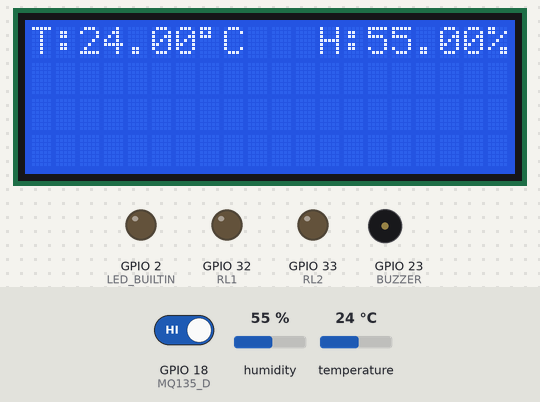
A program run on a simulated ESP32. Shown: 20×4 character LCD, output pins drawn as LEDs (lit = HIGH), buzzer (waves = sounding, pin HIGH). The test bench sets the inputs (shaded band); at power-on: temperature 24 °C, humidity 55 %, GPIO 18 (MQ135_D) HIGH. WiFi joins after 1.5 s; servers stay silent unless stated; what the program prints to the serial monitor is not drawn.

Above: at 9.5 s.
9.6 s: temperature set to 0 °C
At 11.2 s:
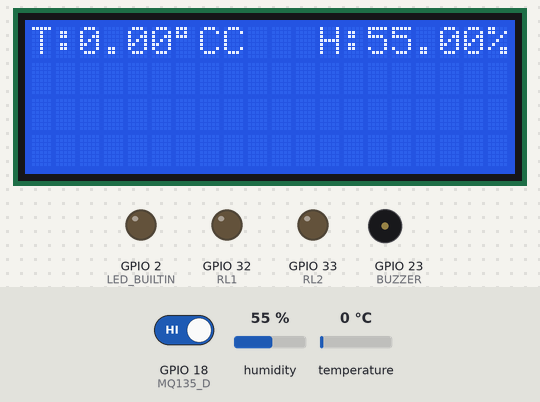
11.8 s: humidity set to 74 %
At 13.1 s:
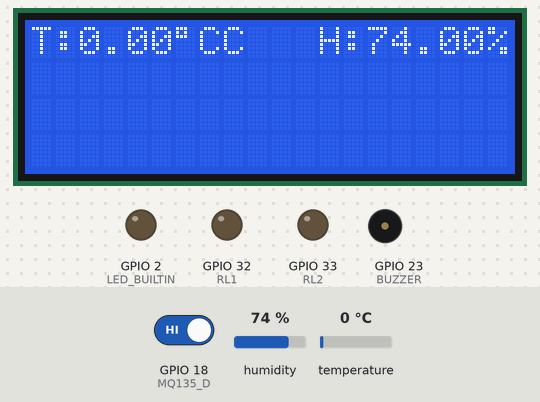
13.8 s: humidity set to 77 %
At 14.9 s:
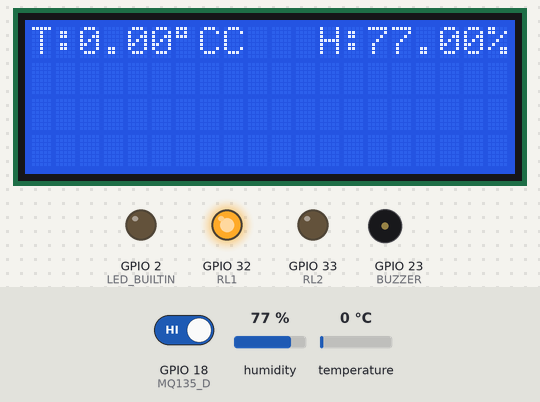
15.8 s: GPIO 18 (MQ135_D) driven LOW
At 17.0 s:
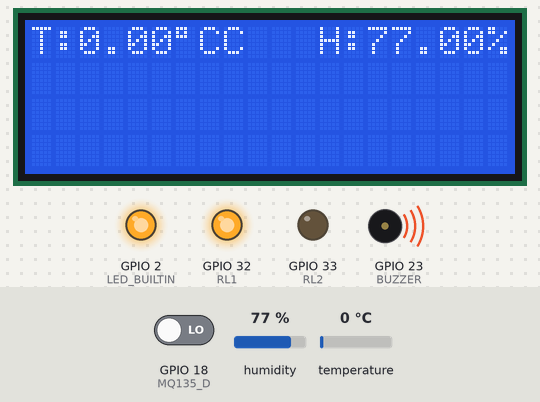
17.3 s: humidity set to 22 %
At 18.9 s:
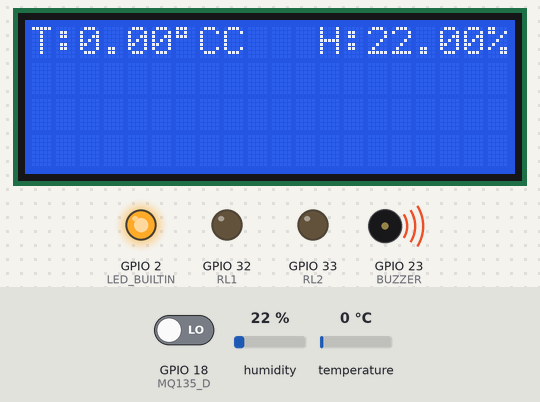
19.9 s: temperature set to 12 °C
At 20.8 s:
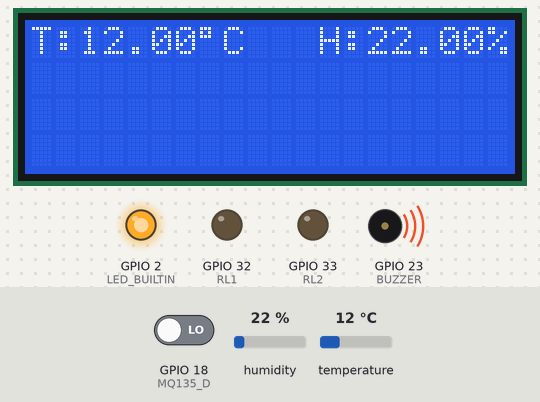
Timing chart, 0 to 22.9 s (numbered marks = the images above; inputs shaded):
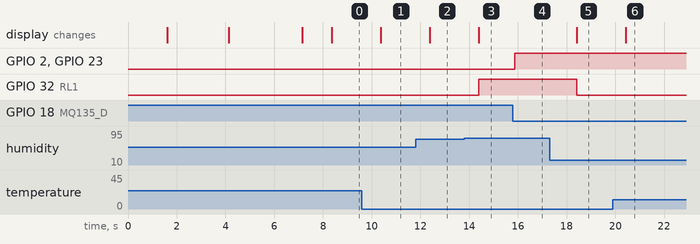

The program:

main.cpp
```cpp
#include <Arduino.h>
#include <WiFi.h>
#include <WebServer.h>
#include <DHT.h>
#include <Wire.h>
#include <LiquidCrystal_I2C.h>
#include <HardwareSerial.h>
#include <WebServer.h>


boolean readPMSdata(Stream *s);
void lcd_Init();
void wifi_Init();
void GSM_Init();
void send_Sms();
void send_SMS(String sms);
void server_Init();
void handle_OnConnect();
void handle_NotFound();
void check_MQ135();
void check_DHT11();
void check_PMS();
String SendHTML(int val1, int val2, int val3);
#define BUZZER 23
#define MQ135_D 18
#define DHT_SENSOR_PIN  19 // ESP32 pin GIOP23 connected to DHT22 sensor
#define DHT_SENSOR_TYPE DHT22
#define RL1 32
#define RL2 33
// Serial Port connections for PMS Sensor
// #define RXD2 16 // To PMSsensor TXD
// #define TXD2 17 // To PMS sensor RXD

bool ledState = 0;
bool buzzerState = 0;
bool gasDetect = 0;
bool alert = 0;
bool RL1State = 0;
bool RL2State = 0;
const char* ssid = "A3a.10";
const char* password = "888888Aa";
char default_num[13] = {'+', '8', '4', '9', '6', '7', '9', '9', '2', '2', '9', '8' };
float humi = 0, tempC = 0, tempF = 0;

struct pms5003data {
  uint16_t framelen;
  uint16_t pm10_standard, pm25_standard, pm100_standard;
  uint16_t pm10_env, pm25_env, pm100_env;
  uint16_t particles_03um, particles_05um, particles_10um, particles_25um, particles_50um, particles_100um;
  uint16_t unused;
  uint16_t checksum;
};
struct pms5003data data;

DHT dht_sensor(DHT_SENSOR_PIN, DHT_SENSOR_TYPE);
LiquidCrystal_I2C lcd(0x27,20,4);
WebServer server(80);


void setup()
{
  pinMode(MQ135_D, INPUT);
  pinMode(LED_BUILTIN, OUTPUT);
  pinMode(BUZZER, OUTPUT);
  pinMode(RL1, OUTPUT);
  pinMode(RL2,OUTPUT);
  digitalWrite(BUZZER, LOW);
  digitalWrite(RL1, LOW);
  digitalWrite(RL2, LOW);

  Serial.begin(9600);
  dht_sensor.begin();
  Serial2.begin(9600);

  lcd_Init();
  wifi_Init();
  GSM_Init();
  server_Init();
}

void loop() {
  check_MQ135();
  check_DHT11();
  check_PMS();
  server.handleClient();
}
void lcd_Init(){
  lcd.init();
  lcd.backlight();
  lcd.cursor_off();
  lcd.setCursor(1,0);
  lcd.print("LE DUNG - 1912950");
  lcd.setCursor(6,2);
  lcd.print("Project 2");
  delay(1500);
}

void wifi_Init(){
  lcd.clear();
  lcd.setCursor(0,0);
  lcd.print("Initializing....");
  delay(1000);
  WiFi.begin(ssid, password);
  while (WiFi.status() != WL_CONNECTED);
  lcd.setCursor(0,1);
  lcd.print("WiFi connected..!");
  lcd.setCursor(0,2);
  lcd.print("IP:");
  lcd.print(WiFi.localIP());
  delay(3000);
  lcd.clear();
}

void GSM_Init(){
  Serial.println("AT+CMGF=1"); // Configuring TEXT mode
  delay(100);
  Serial.println("AT&W");
  delay(100);
}

void send_SMS(String sms)
{
  Serial.print("AT+CMGS=\"");
  Serial.print(default_num);
  Serial.println("\"");
  delay(200);
  Serial.print(sms); //text content
  Serial.write(26);
}

void server_Init(){
  server.on("/", handle_OnConnect);
  server.onNotFound(handle_NotFound);
  server.begin();
  delay(1000);

}

void handle_OnConnect(){
  server.send(200, "text/html", SendHTML(data.pm10_env, data.pm25_env, data.pm100_env));
}

void handle_NotFound(){
  server.send(404, "text/plain", "Not found");
}

String SendHTML(int val1, int val2, int val3){
  String ptr = "<!DOCTYPE html> <html>\n";
  ptr += "<head><meta name=\"viewport\" content=\"width=device-width, initial-scale=1.0, user-scalable=no\">\n";
  ptr += "<title>Wireless Weather Station</title>\n";
  ptr += "<style>html { font-family: Helvetica; display: inline-block; margin: 0px auto; text-align: center;}\n";
  ptr += "body{margin-top: 50px;} h1 {color: #444444;margin: 50px auto 30px;}\n";
  ptr += "p {font-size: 24px;color: #444444;margin-bottom: 10px;}\n";
  ptr += "</style>\n";
  ptr += "<script>\n";
  ptr += "setInterval(loadDoc,1000);\n";
  ptr += "function loadDoc() {\n";
  ptr += "var xhttp = new XMLHttpRequest();\n";
  ptr += "xhttp.onreadystatechange = function() {\n";
  ptr += "if (this.readyState == 4 && this.status == 200) {\n";
  ptr += "document.body.innerHTML =this.responseText}\n";
  ptr += "};\n";
  ptr += "xhttp.open(\"GET\", \"/\", true);\n";
  ptr += "xhttp.send();\n";
  ptr += "}\n";
  ptr += "</script>\n";
  ptr += "</head>\n";
  ptr += "<body>\n";
  ptr += "<div id=\"webpage\">\n";
  ptr += "<h1>Particulate Matter Monitoring</h1>\n";

  ptr += "<p>PM1.0: ";
  ptr += val1;
  ptr += " ug/m3</p>";

  ptr += "<p>PM2.5: ";
  ptr += val2;
  ptr += " ug/m3</p>";

  ptr += "<p>PM10: ";
  ptr += val3;
  ptr += " ug/m3</p>";

  ptr += "</div>\n";
  ptr += "</body>\n";
  ptr += "</html>\n";
  return ptr;
}


void check_MQ135(){
  if (!digitalRead(MQ135_D) &&  gasDetect == 0 && alert == 0)
  {
    delay(50);
    if (!digitalRead(MQ135_D))
    {
      gasDetect = 1;
      digitalWrite(LED_BUILTIN, HIGH);
      ledState = 1;
      digitalWrite(BUZZER, HIGH);
      buzzerState = 1;
      send_SMS("Gas detected!");
      alert = 1;
    }
  }

  if (digitalRead(MQ135_D) && gasDetect == 1)
  {
    delay(50);
  if (digitalRead(MQ135_D))
    {
      gasDetect = 0;
      digitalWrite(LED_BUILTIN, LOW);
      ledState = 0;
      digitalWrite(BUZZER, LOW);
      buzzerState = 0;
      alert = 0;
    }
  }
}

void check_DHT11(){
  // read humidity
  humi  = dht_sensor.readHumidity();
  // read temperature in Celsius
  tempC = dht_sensor.readTemperature();
  // read temperature in Fahrenheit
  tempF = dht_sensor.readTemperature(true);

  // // check whether the reading is successful or not
  // if ( isnan(tempC) || isnan(tempF) || isnan(humi)) {
  //   Serial.println("Failed to read from DHT sensor!");
  // }
  // else {
    lcd.setCursor(0,0);
    lcd.print("T:");
    lcd.print(tempC);
    lcd.print((char)223);
    lcd.print("C");

    lcd.setCursor(12,0);
    lcd.print("H:");
    lcd.print(humi);
    lcd.print("%");

    if (tempC >= 35 || humi > 75 && RL1State == 0){
      digitalWrite(RL1, HIGH);
      RL1State = 1;
    }
    if (tempC < 35 && humi < 75 && RL1State == 1){
      digitalWrite(RL1, LOW);
      RL1State = 0;
    }
  // }
}

void check_PMS(){
  if(readPMSdata(&Serial2)) {
    lcd.setCursor(0,1);
    lcd.print("PM1.0: "); lcd.print(data.pm10_env);
    lcd.setCursor(0,2);
    lcd.print("PM2.5: "); lcd.print(data.pm25_env);
    lcd.setCursor(0,3);
    lcd.print("PM10 : "); lcd.print(data.pm100_env);
  }
}

boolean readPMSdata(Stream *s) {
  if (! s->available()) {
    return false;
  }

  // Read a byte at a time until we get to the special '0x42' start-byte
  if (s->peek() != 0x42) {
    s->read();
    return false;
  }

  // Now read all 32 bytes
  if (s->available() < 32) {
    return false;
  }

  uint8_t buffer[32];
  uint16_t sum = 0;
  s->readBytes(buffer, 32);

  // get checksum ready
  for (uint8_t i = 0; i < 30; i++) {
    sum += buffer[i];
  }

  /* debugging
    for (uint8_t i=2; i<32; i++) {
    Serial.print("0x"); Serial.print(buffer[i], HEX); Serial.print(", ");
    }
    Serial.println();
  */

  // The data comes in endian'd, this solves it so it works on all platforms
  uint16_t buffer_u16[15];
  for (uint8_t i = 0; i < 15; i++) {
    buffer_u16[i] = buffer[2 + i * 2 + 1];
    buffer_u16[i] += (buffer[2 + i * 2] << 8);
  }

  // put it into a nice struct :)
  memcpy((void *)&data, (void *)buffer_u16, 30);

  if (sum != data.checksum) {
    //Serial.println("Checksum failure");
    return false;
  }
  // success!
  return true;
}
```

Measured:
- the behaviour switches between 75 and 76 % on humidity (found by bisection; images 2 and 3)
- after the input at 9.6 s, the display: changes after 0.78 s (image 1)
- after the input at 11.8 s, the display: changes after 0.59 s (image 2)
- after the input at 13.8 s, GPIO 32 (RL1): LOW → HIGH after 0.60 s; the display: changes after 0.60 s (image 3)
- after the input at 15.8 s, GPIO 2 (LED_BUILTIN), GPIO 23 (BUZZER): LOW → HIGH after 0.06 s
- after the input at 17.3 s, GPIO 32 (RL1): HIGH → LOW after 1.1 s; the display: changes after 1.1 s (image 5)
- after the input at 19.9 s, the display: changes after 0.53 s (image 6)
